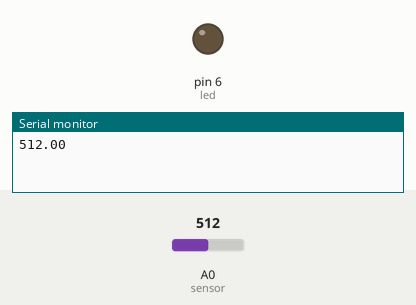
This sketch was run on a simulated Arduino Uno, built with avr-gcc and run on an emulated ATmega328P. Parts: output pins drawn as LEDs (lit = HIGH), the last lines printed to the serial monitor. The test bench sets the inputs (shaded band); at power-on: A0 (sensor) = 512.

Above: at 0.1 s.
At 0.6 s:
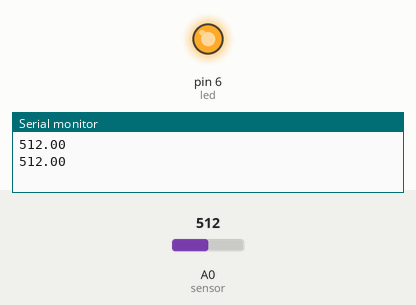
Timing chart, 0 to 2.1 s (numbered marks = the images above):
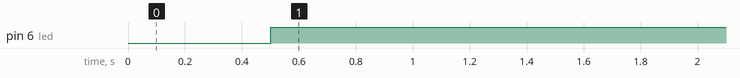

The sketch:

practicaCinco.ino
```cpp
//Alan Francisco cruz de la cruz
int led=6;
float lectura=0;
float sensor=0;
void setup() {
  pinMode(led,OUTPUT);
  Serial.begin(9600);


}

void loop() {

lectura=analogRead(sensor);
float voltaje=((lectura*5000.0)/1023)/10;
Serial.println(lectura);
delay (500);
if(lectura>60){
digitalWrite(led,HIGH);
}else{
  digitalWrite(led,LOW);
  }

}
```

Measured:
- by itself, pin 6 (led): LOW → HIGH at 0.50 s
